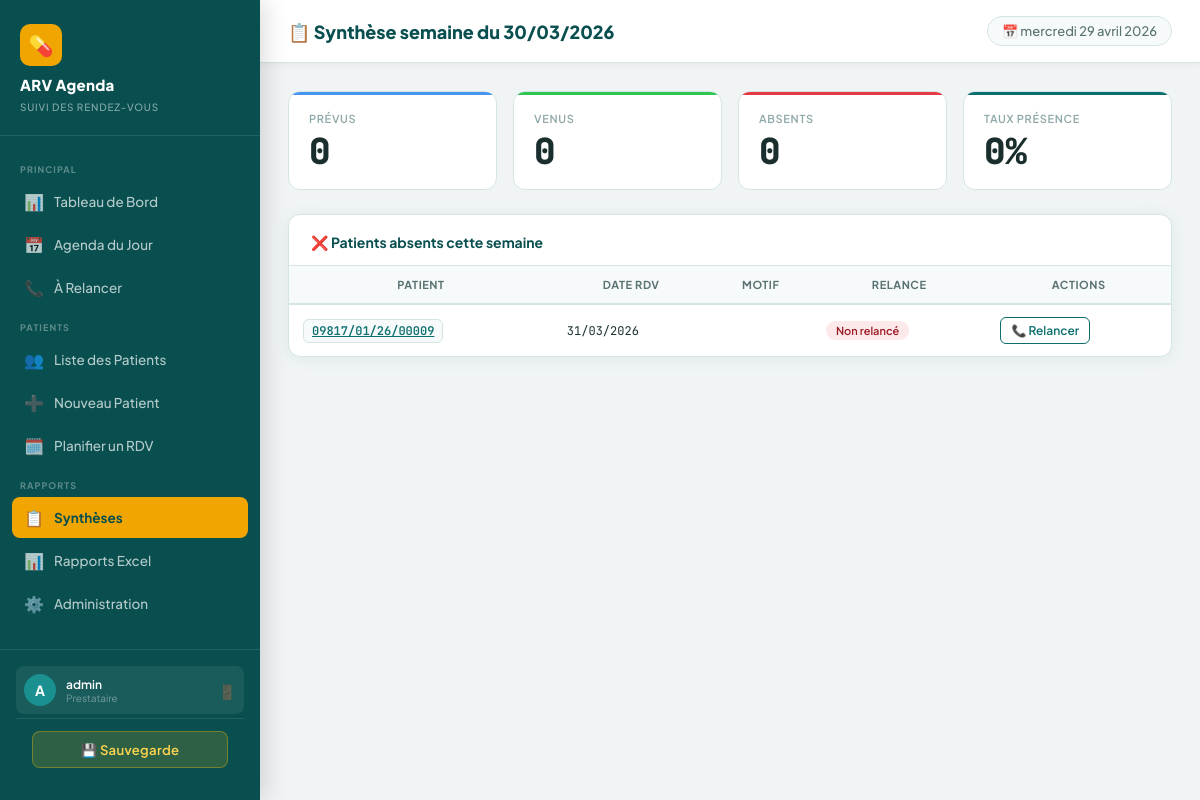
The app's page /synthese/hebdo/2/ (signed in) with its own data.
### synthese/models.py (models this page shows)
class SyntheseHebdomadaire(models.Model):
    semaine_debut = models.DateField(verbose_name="Début de semaine")
    semaine_fin = models.DateField(verbose_name="Fin de semaine")
    total_rdv_prevus = models.PositiveIntegerField(default=0)
    total_venus = models.PositiveIntegerField(default=0)
    total_absents = models.PositiveIntegerField(default=0)
    total_relances = models.PositiveIntegerField(default=0)
    notes = models.TextField(blank=True)
    cree_par = models.ForeignKey(User, on_delete=models.SET_NULL, null=True)
    date_creation = models.DateTimeField(auto_now_add=True)
    class Meta:
        verbose_name = "Synthèse Hebdomadaire"
        unique_together = ['semaine_debut', 'semaine_fin']
        ordering = ['-semaine_debut']
    def __str__(self):
        return f"Synthèse semaine du {self.semaine_debut.strftime('%d/%m/%Y')}"
    @property
    def taux_presence(self):
        if self.total_rdv_prevus == 0:
            return 0
        return round((self.total_venus / self.total_rdv_prevus) * 100, 1)

### agenda/models.py (models this page shows, shortened)
class RendezVous(models.Model):
    numero_ordre = models.PositiveIntegerField(verbose_name="N° d'ordre (Colonne A)")
    patient = models.ForeignKey(Patient, on_delete=models.CASCADE, related_name='rendez_vous')
    date_rdv = models.DateField(verbose_name="Date du RDV")
    date_derniere_visite = models.DateField(verbose_name="Date de la dernière visite")
    motif_rdv = models.CharField(max_length=255, blank=True)
    motif_rdv_autre = models.CharField(max_length=200, blank=True, verbose_name="Motif autre (préciser)")
    date_relance_preventive = models.DateField(null=True, blank=True, verbose_name="Date relance préventive (J-2)")
    moyen_relance_preventive = models.CharField(max_length=1, choices=MOYEN_RELANCE_CHOICES, blank=True, verbose_name="Moyen relance préventive")
    resultat_relance_preventive = models.CharField(max_length=2, choices=RESULTAT_RELANCE_CHOICES, blank=True, verbose_name="Résultat relance préventive")
    date_relance_absence = models.DateField(null=True, blank=True, verbose_name="Date relance absence (J+7)")
    moyen_relance_absence = models.CharField(max_length=1, choices=MOYEN_RELANCE_CHOICES, blank=True, verbose_name="Moyen relance absence")
    resultat_relance_absence = models.CharField(max_length=2, choices=RESULTAT_RELANCE_CHOICES, blank=True, verbose_name="Résultat relance absence")
    date_rdv_reprogramme = models.DateField(null=True, blank=True, verbose_name="Date RDV reprogrammé")
    est_venu = models.BooleanField(null=True, verbose_name="Patient venu au RDV")
    date_prochain_rdv = models.DateField(null=True, blank=True, verbose_name="Date prochain RDV")
    motif_prochain_rdv = models.CharField(max_length=200, blank=True, verbose_name="Motif du prochain RDV")
    motif_non_venue = models.CharField(max_length=200, blank=True, verbose_name="Motif de non-venue")
    cree_par = models.ForeignKey(User, on_delete=models.SET_NULL, null=True, related_name='rdv_crees')
    date_creation = models.DateTimeField(auto_now_add=True)
    date_modification = models.DateTimeField(auto_now=True)
    class Meta:
        verbose_name = "Rendez-vous"
        verbose_name_plural = "Rendez-vous"
        ordering = ['date_rdv', 'numero_ordre']

class Patient(models.Model):
    numero_unique = models.CharField(max_length=50, unique=True, verbose_name="N° Unique d'identification")
    code_etablissement = models.CharField(max_length=20, verbose_name="Code établissement")
    numero_site = models.CharField(max_length=20, blank=True, verbose_name="N° Site")
    sexe = models.CharField(max_length=1, choices=SEXE_CHOICES, verbose_name="Sexe")
    age = models.PositiveIntegerField(verbose_name="Âge")
    age_en_mois = models.BooleanField(default=False, verbose_name="Âge en mois (< 2 ans)")
    type_client = models.CharField(max_length=1, choices=TYPE_CLIENT_CHOICES, verbose_name="Type de client")
    population_cles = models.CharField(max_length=10, choices=POPULATION_CLES_CHOICES, blank=True, verbose_name="Population clés")
    date_mise_sous_arv = models.DateField(verbose_name="Date de mise sous ARV")
    contact_telephone = models.CharField(max_length=20, verbose_name="Contact téléphonique")
    residence_adresse = models.CharField(max_length=255, verbose_name="Résidence/Adresse géographique")
    cree_par = models.ForeignKey(User, on_delete=models.SET_NULL, null=True, related_name='patients_crees')
    date_creation = models.DateTimeField(auto_now_add=True)
    class Meta:
        verbose_name = "Patient"
        verbose_name_plural = "Patients"

### synthese/views.py (the view)
# urls.py: path('hebdo/<int:pk>/', views.synthese_hebdo_detail, name='synthese_hebdo_detail'),
@login_required
def synthese_hebdo_detail(request, pk):
    synthese = get_object_or_404(SyntheseHebdomadaire, pk=pk)
    rdv_absents = RendezVous.objects.filter(
        date_rdv__range=[synthese.semaine_debut, synthese.semaine_fin],
        est_venu=False
    ).select_related('patient')
    return render(request, 'synthese/hebdo_detail.html', {
        'synthese': synthese, 'rdv_absents': rdv_absents
    })

### templates/synthese/hebdo_detail.html (shortened to what this page needs)
{% extends 'base.html' %}
{% block page_title %}📋 {{ synthese }}{% endblock %}
{% block content %}
<div class="stat-grid" style="grid-template-columns:repeat(4,1fr);">
  <div class="stat-card info"><div class="stat-label">Prévus</div><div class="stat-value">{{ synthese.total_rdv_prevus }}</div></div>
  <div class="stat-card success"><div class="stat-label">Venus</div><div class="stat-value">{{ synthese.total_venus }}</div></div>
  <div class="stat-card danger"><div class="stat-label">Absents</div><div class="stat-value">{{ synthese.total_absents }}</div></div>
  <div class="stat-card primary"><div class="stat-label">Taux Présence</div><div class="stat-value">{{ synthese.taux_presence }}%</div></div>
</div>
<div class="card">
  <div class="card-header"><span class="card-title">❌ Patients absents cette semaine</span></div>
  {% if rdv_absents %}
  <div class="table-wrapper">
    <table class="arv-table">
      <thead><tr><th>Patient</th><th>Date RDV</th><th>Motif</th><th>Relance</th><th>Actions</th></tr></thead>
      <tbody>
        {% for rdv in rdv_absents %}
        <tr>
          <td><a href="{% url 'patient_detail' rdv.patient.pk %}" class="patient-id">{{ rdv.patient.numero_unique }}</a></td>
          <td class="mono">{{ rdv.date_rdv|date:"d/m/Y" }}</td>
          <td>{{ rdv.get_motif_rdv_display }}</td>
          <td>{% if rdv.date_relance %}<span class="badge badge-info">Relancé</span>{% else %}<span class="badge badge-danger">Non relancé</span>{% endif %}</td>
          <td><a href="{% url 'rdv_relance_absence' rdv.pk %}" class="btn btn-sm btn-outline">📞 Relancer</a></td>
        </tr>
        {% endfor %}
      </tbody>
    </table>
  </div>
  {% else %}
  <div class="empty-state"><div class="icon">✅</div><p>Tous les patients sont venus cette semaine</p></div>
  {% endif %}
</div>
{% endblock %}

### templates/base.html (shortened to what this page needs)
<!DOCTYPE html>
<html lang="fr">
<head>
  {% load static %}
  <link rel="stylesheet" href="{% static 'css/main.css' %}">
</head>
<body>
{% if user.is_authenticated %}
<aside class="sidebar">
  <div class="sidebar-brand">
    <div class="brand-icon">💊</div>
    {% if user.groups.all|length > 0 %}
      {% for group in user.groups.all %}
        {% if group.name == 'Agenda PTME' %}<h1>ARV Agenda</h1><small>Agenda PTME</small>
        {% elif group.name == 'Agenda Adulte' %}<h1>ARV Agenda</h1><small>Agenda Adulte</small>
        {% endif %}
      {% endfor %}
    {% else %}<h1>ARV Agenda</h1><small>Suivi des Rendez-Vous</small>
    {% endif %}
  </div>
  <nav class="sidebar-nav">
    <div class="nav-section-title">Principal</div>
    <a href="{% url 'dashboard' %}" class="nav-link {% if request.resolver_match.url_name == 'dashboard' %}active{% endif %}">
      <span class="icon">📊</span> Tableau de Bord
    </a>
    <a href="{% url 'agenda_jour' %}" class="nav-link {% if request.resolver_match.url_name == 'agenda_jour' %}active{% endif %}">
      <span class="icon">📅</span> Agenda du Jour
    </a>
    <a href="{% url 'a_relancer_list' %}" class="nav-link {% if request.resolver_match.url_name == 'a_relancer_list' %}active{% endif %}">
      <span class="icon">📞</span> À Relancer
    </a>
    <div class="nav-section-title">Patients</div>
    <a href="{% url 'patient_list' %}" class="nav-link {% if 'patient' in request.resolver_match.url_name %}active{% endif %}">
      <span class="icon">👥</span> Liste des Patients
    </a>
    <a href="{% url 'patient_create' %}" class="nav-link">
      <span class="icon">➕</span> Nouveau Patient
    </a>
    <a href="{% url 'rdv_create' %}" class="nav-link">
      <span class="icon">🗓️</span> Planifier un RDV
    </a>
    <div class="nav-section-title">Rapports</div>
    <a href="{% url 'synthese_list' %}" class="nav-link {% if 'synthese' in request.resolver_match.url_name %}active{% endif %}">
      <span class="icon">📋</span> Synthèses
    </a>
    <a href="{% url 'rapport_page' %}" class="nav-link {% if request.resolver_match.url_name == 'rapport_page' or request.resolver_match.url_name == 'rapport_export' %}active{% endif %}">
      <span class="icon">📊</span> Rapports Excel
    </a>
    {% if user.is_staff %}
    <a href="/admin/" class="nav-link">
      <span class="icon">⚙️</span> Administration
    </a>
    {% endif %}
  </nav>
  <div class="sidebar-footer">
    <div class="user-info">
      <div class="user-avatar">{{ user.username|slice:":1"|upper }}</div>
      <div class="user-details">
        <div class="user-name">{{ user.get_full_name|default:user.username }}</div>
        <div class="user-role">
        {% for group in user.groups.all %}
          {% if group.name == 'Agenda PTME' or group.name == 'Agenda Adulte' %}{{ group.name }}{% endif %}
        {% empty %}Prestataire{% endfor %}
      </div>
      </div>
      <form method="POST" action="{% url 'logout' %}" class="logout-form">
        <button type="submit" class="btn-logout" title="Déconnexion">🚪</button>
      </form>
    </div>
    {% if user.is_staff %}
    <div class="sidebar-backup">
      <a href="{% url 'backup_download' %}"
         class="btn-backup"
         onclick="return confirm('Lancer une sauvegarde complète du système ?')"
         title="Sauvegarder la base de données et les fichiers">
        💾 Sauvegarde
      </a>
    </div>
    {% endif %}
  </div>
</aside>
<div class="main-content">
  <div class="topbar">
    <span class="topbar-title">{% block page_title %}ARV Agenda{% endblock %}</span>
    <span class="topbar-date">📅 {% now "l d F Y" %}</span>
  </div>
  <div class="page-content">
    {% block content %}{% endblock %}
  </div>
</div>
{% else %}
{% block auth_content %}{% endblock %}
{% endif %}
</body>
</html>

### records on screen
SyntheseHebdomadaire: semaine_debut "Synthèse semaine du 30/03/2026", total_rdv_prevus "0", total_venus "0", total_absents "0", taux_presence "0"
RendezVous: patient.numero_unique "09817/01/26/00009", date_rdv "31/03/2026"

### other values on screen
{{ user.username|slice:":1"|upper }} "A"
{{ user.get_full_name|default:user.username }} "admin"
